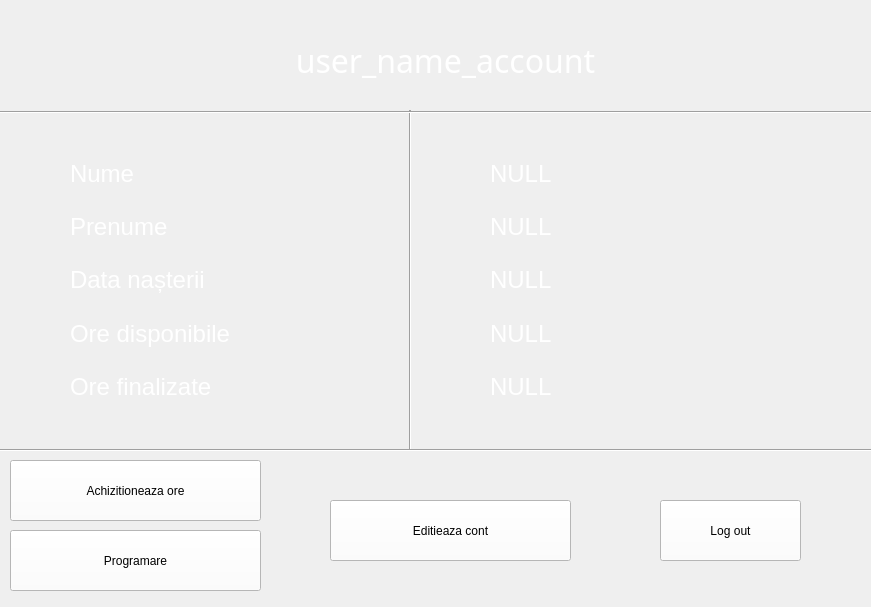
<?xml version="1.0" encoding="UTF-8"?>
<ui version="4.0">
 <class>MainWindow</class>
 <widget class="QMainWindow" name="MainWindow">
  <property name="geometry">
   <rect>
    <x>0</x>
    <y>0</y>
    <width>871</width>
    <height>607</height>
   </rect>
  </property>
  <property name="windowTitle">
   <string>MainWindow</string>
  </property>
  <widget class="QWidget" name="centralwidget">
   <widget class="QLabel" name="image_background">
    <property name="geometry">
     <rect>
      <x>-140</x>
      <y>0</y>
      <width>1061</width>
      <height>621</height>
     </rect>
    </property>
    <property name="text">
     <string/>
    </property>
    <property name="pixmap">
     <pixmap>C:/Users/cojoc/Downloads/Image1.png</pixmap>
    </property>
   </widget>
   <widget class="QLabel" name="user_name_account_s">
    <property name="geometry">
     <rect>
      <x>110</x>
      <y>10</y>
      <width>671</width>
      <height>101</height>
     </rect>
    </property>
    <property name="font">
     <font>
      <family>Arial Black</family>
      <pointsize>24</pointsize>
      <weight>10</weight>
      <italic>false</italic>
      <bold>false</bold>
     </font>
    </property>
    <property name="styleSheet">
     <string notr="true">color: rgb(255, 255, 255);
font: 87 24pt &quot;Arial Black&quot;;</string>
    </property>
    <property name="text">
     <string>user_name_account</string>
    </property>
    <property name="alignment">
     <set>Qt::AlignCenter</set>
    </property>
    <property name="wordWrap">
     <bool>true</bool>
    </property>
   </widget>
   <widget class="QWidget" name="layoutWidget">
    <property name="geometry">
     <rect>
      <x>490</x>
      <y>150</y>
      <width>341</width>
      <height>260</height>
     </rect>
    </property>
    <layout class="QVBoxLayout" name="verticalLayout_2">
     <item>
      <widget class="QLabel" name="nume_s">
       <property name="font">
        <font>
         <family>MS Shell Dlg 2</family>
         <pointsize>18</pointsize>
         <weight>50</weight>
         <italic>false</italic>
         <bold>false</bold>
        </font>
       </property>
       <property name="styleSheet">
        <string notr="true">color: rgb(255, 255, 255);
font: 18pt &quot;MS Shell Dlg 2&quot;;</string>
       </property>
       <property name="text">
        <string>NULL</string>
       </property>
      </widget>
     </item>
     <item>
      <widget class="QLabel" name="prenume_s">
       <property name="font">
        <font>
         <family>MS Shell Dlg 2</family>
         <pointsize>18</pointsize>
         <weight>50</weight>
         <italic>false</italic>
         <bold>false</bold>
        </font>
       </property>
       <property name="styleSheet">
        <string notr="true">color: rgb(255, 255, 255);
font: 18pt &quot;MS Shell Dlg 2&quot;;</string>
       </property>
       <property name="text">
        <string>NULL</string>
       </property>
      </widget>
     </item>
     <item>
      <widget class="QLabel" name="dataNasterii_s">
       <property name="font">
        <font>
         <family>MS Shell Dlg 2</family>
         <pointsize>18</pointsize>
         <weight>50</weight>
         <italic>false</italic>
         <bold>false</bold>
        </font>
       </property>
       <property name="styleSheet">
        <string notr="true">color: rgb(255, 255, 255);
font: 18pt &quot;MS Shell Dlg 2&quot;;</string>
       </property>
       <property name="text">
        <string>NULL</string>
       </property>
      </widget>
     </item>
     <item>
      <widget class="QLabel" name="oreDisponibile_s">
       <property name="font">
        <font>
         <family>MS Shell Dlg 2</family>
         <pointsize>18</pointsize>
         <weight>50</weight>
         <italic>false</italic>
         <bold>false</bold>
        </font>
       </property>
       <property name="styleSheet">
        <string notr="true">color: rgb(255, 255, 255);
font: 18pt &quot;MS Shell Dlg 2&quot;;</string>
       </property>
       <property name="text">
        <string>NULL</string>
       </property>
      </widget>
     </item>
     <item>
      <widget class="QLabel" name="label_10">
       <property name="font">
        <font>
         <family>MS Shell Dlg 2</family>
         <pointsize>18</pointsize>
         <weight>50</weight>
         <italic>false</italic>
         <bold>false</bold>
        </font>
       </property>
       <property name="styleSheet">
        <string notr="true">color: rgb(255, 255, 255);
font: 18pt &quot;MS Shell Dlg 2&quot;;</string>
       </property>
       <property name="text">
        <string>NULL</string>
       </property>
      </widget>
     </item>
    </layout>
   </widget>
   <widget class="Line" name="line">
    <property name="geometry">
     <rect>
      <x>400</x>
      <y>110</y>
      <width>20</width>
      <height>341</height>
     </rect>
    </property>
    <property name="orientation">
     <enum>Qt::Vertical</enum>
    </property>
   </widget>
   <widget class="Line" name="line_2">
    <property name="geometry">
     <rect>
      <x>-93</x>
      <y>102</y>
      <width>1011</width>
      <height>21</height>
     </rect>
    </property>
    <property name="orientation">
     <enum>Qt::Horizontal</enum>
    </property>
   </widget>
   <widget class="Line" name="line_3">
    <property name="geometry">
     <rect>
      <x>-50</x>
      <y>440</y>
      <width>1071</width>
      <height>20</height>
     </rect>
    </property>
    <property name="orientation">
     <enum>Qt::Horizontal</enum>
    </property>
   </widget>
   <widget class="QPushButton" name="editeaza_cont_button">
    <property name="geometry">
     <rect>
      <x>330</x>
      <y>500</y>
      <width>241</width>
      <height>61</height>
     </rect>
    </property>
    <property name="styleSheet">
     <string notr="true">background-color: rgb(255, 255, 255);
font: 16pt &quot;Arial&quot;;
</string>
    </property>
    <property name="text">
     <string>Editieaza cont</string>
    </property>
   </widget>
   <widget class="QPushButton" name="achizitioneaza_ore_button">
    <property name="geometry">
     <rect>
      <x>10</x>
      <y>460</y>
      <width>251</width>
      <height>61</height>
     </rect>
    </property>
    <property name="styleSheet">
     <string notr="true">background-color: rgb(255, 255, 255);
font: 16pt &quot;Arial&quot;;
</string>
    </property>
    <property name="text">
     <string>Achizitioneaza ore</string>
    </property>
   </widget>
   <widget class="QPushButton" name="log_out">
    <property name="geometry">
     <rect>
      <x>660</x>
      <y>500</y>
      <width>141</width>
      <height>61</height>
     </rect>
    </property>
    <property name="styleSheet">
     <string notr="true">background-color: rgb(255, 255, 255);
font: 16pt &quot;Arial&quot;;
</string>
    </property>
    <property name="text">
     <string>Log out</string>
    </property>
   </widget>
   <widget class="QWidget" name="layoutWidget">
    <property name="geometry">
     <rect>
      <x>70</x>
      <y>150</y>
      <width>271</width>
      <height>260</height>
     </rect>
    </property>
    <layout class="QVBoxLayout" name="verticalLayout">
     <item>
      <widget class="QLabel" name="nume_label">
       <property name="font">
        <font>
         <family>MS Shell Dlg 2</family>
         <pointsize>18</pointsize>
         <weight>50</weight>
         <italic>false</italic>
         <bold>false</bold>
        </font>
       </property>
       <property name="styleSheet">
        <string notr="true">color: rgb(255, 255, 255);
font: 18pt &quot;MS Shell Dlg 2&quot;;</string>
       </property>
       <property name="text">
        <string>Nume</string>
       </property>
      </widget>
     </item>
     <item>
      <widget class="QLabel" name="prenume_label">
       <property name="font">
        <font>
         <family>MS Shell Dlg 2</family>
         <pointsize>18</pointsize>
         <weight>50</weight>
         <italic>false</italic>
         <bold>false</bold>
        </font>
       </property>
       <property name="styleSheet">
        <string notr="true">color: rgb(255, 255, 255);
font: 18pt &quot;MS Shell Dlg 2&quot;;</string>
       </property>
       <property name="text">
        <string>Prenume</string>
       </property>
      </widget>
     </item>
     <item>
      <widget class="QLabel" name="data_nasterii_label">
       <property name="font">
        <font>
         <family>MS Shell Dlg 2</family>
         <pointsize>18</pointsize>
         <weight>50</weight>
         <italic>false</italic>
         <bold>false</bold>
        </font>
       </property>
       <property name="styleSheet">
        <string notr="true">color: rgb(255, 255, 255);
font: 18pt &quot;MS Shell Dlg 2&quot;;</string>
       </property>
       <property name="text">
        <string>Data nașterii</string>
       </property>
      </widget>
     </item>
     <item>
      <widget class="QLabel" name="ore_disponibile_label">
       <property name="font">
        <font>
         <family>MS Shell Dlg 2</family>
         <pointsize>18</pointsize>
         <weight>50</weight>
         <italic>false</italic>
         <bold>false</bold>
        </font>
       </property>
       <property name="styleSheet">
        <string notr="true">color: rgb(255, 255, 255);
font: 18pt &quot;MS Shell Dlg 2&quot;;</string>
       </property>
       <property name="text">
        <string>Ore disponibile</string>
       </property>
      </widget>
     </item>
     <item>
      <widget class="QLabel" name="ore_finalizate_label">
       <property name="font">
        <font>
         <family>MS Shell Dlg 2</family>
         <pointsize>18</pointsize>
         <weight>50</weight>
         <italic>false</italic>
         <bold>false</bold>
        </font>
       </property>
       <property name="styleSheet">
        <string notr="true">color: rgb(255, 255, 255);
font: 18pt &quot;MS Shell Dlg 2&quot;;</string>
       </property>
       <property name="text">
        <string>Ore finalizate</string>
       </property>
      </widget>
     </item>
    </layout>
   </widget>
   <widget class="QPushButton" name="programare_button">
    <property name="geometry">
     <rect>
      <x>10</x>
      <y>530</y>
      <width>251</width>
      <height>61</height>
     </rect>
    </property>
    <property name="styleSheet">
     <string notr="true">background-color: rgb(255, 255, 255);
font: 16pt &quot;Arial&quot;;
</string>
    </property>
    <property name="text">
     <string>Programare</string>
    </property>
   </widget>
  </widget>
 </widget>
 <resources/>
 <connections/>
</ui>
